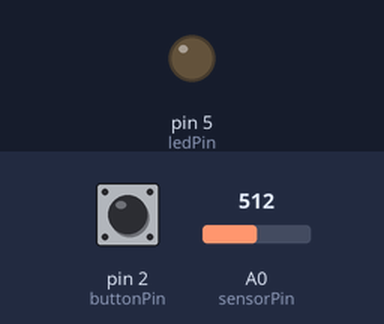
Recording of a sketch running on a simulated Arduino Uno, built with avr-gcc and run on an emulated ATmega328P. On the bench: output pins drawn as LEDs (lit = HIGH). The inputs (shaded band) are chosen by the test bench; at power-on: pin 2 (buttonPin) HIGH, A0 (sensorPin) = 512. What the sketch prints to the serial monitor is not drawn.

Above: at 1.5 s.
1.6 s: pin 2 (buttonPin) pulled LOW for 0.15 s
At 2.2 s:
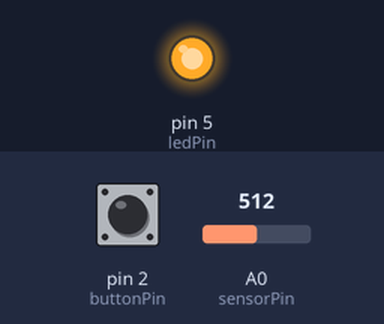
3.2 s: pin 2 (buttonPin) pulled LOW for 1 s
At 4.1 s:
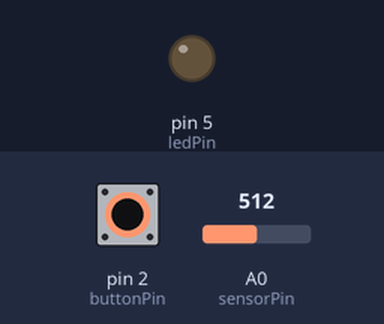
7.2 s: pin 2 (buttonPin) pulled LOW for 3.2 s
At 7.6 s:
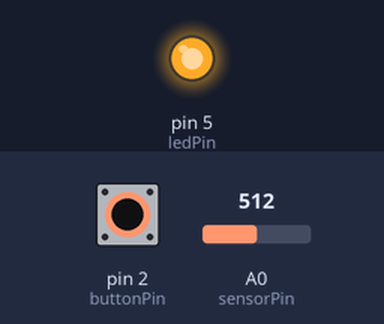
11.9 s: pin 2 (buttonPin) pulsed LOW 5 times (0.12 s each, 0.3 s apart)
At 13.9 s:
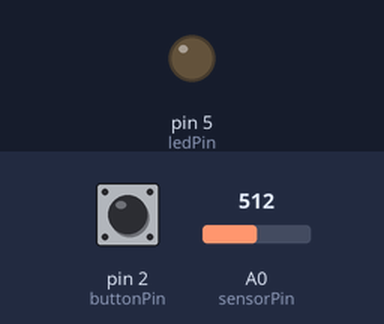
Timing chart, 0 to 15.4 s (numbered marks = the images above; inputs shaded):
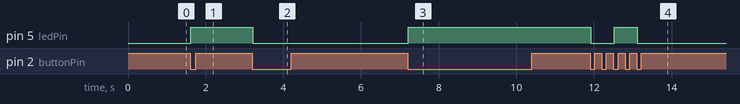

The sketch:

Nano_every_Breathe.ino
```cpp
// === Pin Definitions ===
const int buttonPin = 2;      // Button
const int ledPin = 5;         // LED
const int sensorPin = A0;     // Pressure sensor

// === Constants for Pressure Calculation ===
const float Vcc = 5.0;
const float zeroPressureVoltage = 2.5;
const float sensitivity = 0.6;

// === Smoothing Buffer ===
const int smoothingWindow = 3;
float buffer[smoothingWindow];
int bufIndex = 0;

// === State Variables ===
bool isOn = false;
bool lastButtonState = HIGH;

void setup() {
  pinMode(buttonPin, INPUT_PULLUP);
  pinMode(ledPin, OUTPUT);
  digitalWrite(ledPin, LOW);

  Serial.begin(9600);
  delay(300);
  Serial.println("=== ✅ Debug Mode Started ===");
  Serial.println("Press the button to toggle sensor reading and LED.");

  for (int i = 0; i < smoothingWindow; i++) buffer[i] = 0;
}

void loop() {
  // === Button press to toggle ON/OFF ===
  int reading = digitalRead(buttonPin);
  if (reading == LOW && lastButtonState == HIGH) {
    isOn = !isOn;
    digitalWrite(ledPin, isOn ? HIGH : LOW);
    Serial.print("[BUTTON] State changed to: ");
    Serial.println(isOn ? "✅ ON" : "⛔ OFF");
    delay(300);  // Debounce
  }
  lastButtonState = reading;

  // === If active, read sensor ===
  if (isOn) {
    int raw = analogRead(sensorPin);
    float voltage = raw * Vcc / 1023.0;

    // === Smoothing ===
    buffer[bufIndex] = voltage;
    bufIndex = (bufIndex + 1) % smoothingWindow;
    float sum = 0;
    for (int i = 0; i < smoothingWindow; i++) sum += buffer[i];
    float smoothed = sum / smoothingWindow;

    // === Output: ONLY smoothed voltage for Python to use ===
    Serial.println(smoothed, 3);  // Only this line is sent to Python
  } else {
    Serial.println("[STATUS] Waiting for activation...");
  }

  delay(25);  // ~40Hz 输出
}
```

Measured:
- after the input at 1.6 s, pin 5 (ledPin): LOW → HIGH at once
- after the input at 3.2 s, pin 5 (ledPin): HIGH → LOW at once
- after the input at 7.2 s, pin 5 (ledPin): LOW → HIGH at once
- after the input at 11.9 s, pin 5 (ledPin): HIGH → LOW at once, → HIGH 0.59 s later, → LOW 0.59 s later
